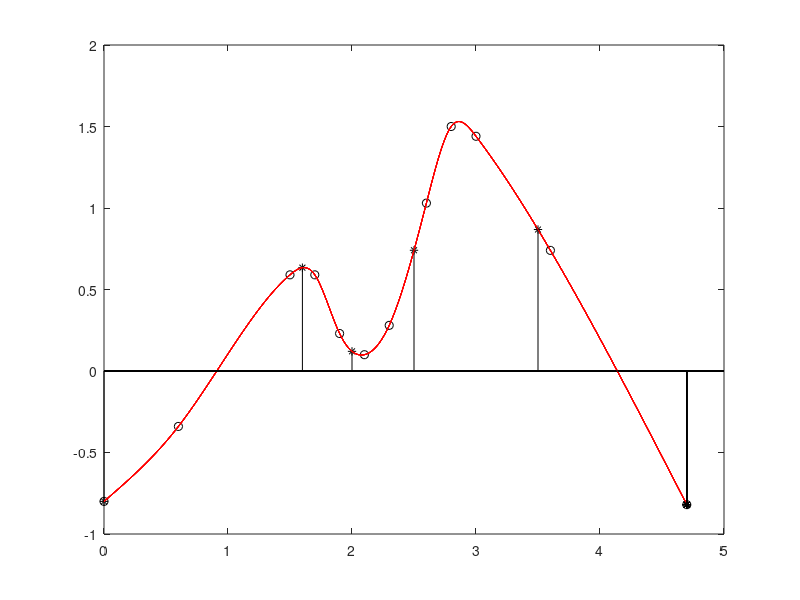

Reproduce this figure in MATLAB.
    % Find the value of y when x = 2, using natural cubic spline interpolation.
    %
    % x: 0.0   0.6    1.5   1.7   1.9   2.1   2.3   2.6   2.8   3.0   3.6   4.7
    % y: -0.8  -0.34  0.59  0.59  0.23  0.1   0.28  1.03  1.5   1.44  0.74  -0.82

    function cubic
    clc
    clear all
    clf
    x=[0.0 0.6 1.5 1.7 1.9 2.1 2.3 2.6 2.8 3.0 3.6 4.7];
    y=[-0.8 -0.34 0.59 0.59 0.23 0.10 0.28 1.03 1.50 1.44 0.74 -0.82];
    p = [0 1.6 2 2.5 3.5 4.7];
    n=length(x)-1;
    for i=1:n
        k(i)=x(i+1)-x(i);
        m(i)=(y(i+1)-y(i))/k(i);
    end
    for i=1:n-1
        A(i,i)=2*(k(i)+k(i+1));
        b(i)=6*(m(i+1)-m(i));
    end
    for i=2:n-1
        A(i-1,i)=k(i);
        A(i,i-1)=k(i);
    end
    z=(A^(-1))*b' ;
    w(1)=0;
    for i=2:n
        w(i)=z(i-1);
    end
    w(n+1)=0;
    plot(x,y,'ok')
    hold on
    for j=1:length(p)
        for i=1:n
            sx=x(i):.01:x(i+1);
            F=(w(i+1)/(6*k(i)))*(sx-x(i)).^3-(w(i)/(6*k(i)))*(sx-x(i+1)).^3+(y(i+1)/k(i)-w(i+1)*k(i)/6)*(sx-x(i))-(y(i)/k(i)-w(i)*k(i)/6)*(sx-x(i+1));
            plot(sx,F,'r')
            if (p(j)>=x(i)&& p(j)<x(i+1))
                sp(j)=(w(i+1)/(6*k(i)))*(p(j)-x(i))^3-(w(i)/(6*k(i)))*(p(j)-x(i+1))^3+(y(i+1)/k(i)-w(i+1)*k(i)/6)*(p(j)-x(i))-(y(i)/k(i)-w(i)*k(i)/6)*(p(j)-x(i+1));
                stem(p(j),sp(j),'*k');
            elseif(p(j)==x(n+1))
                sp(j)=y(n+1);
                stem(p(j),sp(j),'*k');
            end
        end
    end
    fprintf('interpolating points interpolated values\n');
    for i=1:length(p)
        fprintf( '%11.8f %11.8f \n',p(i),sp(i));
    end
